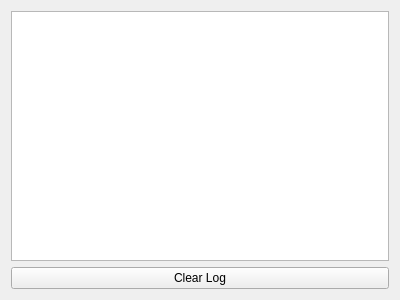
<?xml version="1.0" encoding="UTF-8"?>
<ui version="4.0">
 <class>SystemLogWidget</class>
 <widget class="QWidget" name="SystemLogWidget">
  <property name="geometry">
   <rect>
    <x>0</x>
    <y>0</y>
    <width>400</width>
    <height>300</height>
   </rect>
  </property>
  <property name="windowTitle">
   <string>Form</string>
  </property>
  <layout class="QVBoxLayout" name="verticalLayout_2">
   <item>
    <layout class="QVBoxLayout" name="verticalLayout">
     <item>
      <widget class="QTextEdit" name="txtLog"/>
     </item>
     <item>
      <widget class="QPushButton" name="btnClearLog">
       <property name="text">
        <string>Clear Log</string>
       </property>
      </widget>
     </item>
    </layout>
   </item>
  </layout>
 </widget>
 <resources/>
 <connections/>
</ui>
